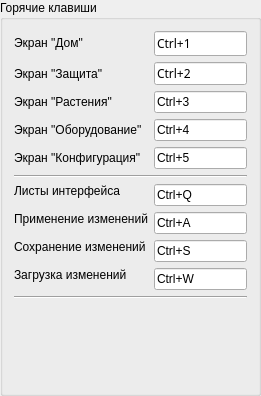
             <widget class="QGroupBox" name="box_CfgKeyboardSeqEdit">
              <property name="geometry">
               <rect>
                <x>290</x>
                <y>10</y>
                <width>261</width>
                <height>396</height>
               </rect>
              </property>
              <property name="title">
               <string>Горячие клавиши</string>
              </property>
              <layout class="QFormLayout" name="formLayout_2">
               <item row="0" column="0">
                <widget class="QLabel" name="lbl_ReadOnly17">
                 <property name="text">
                  <string>Экран &quot;Дом&quot;</string>
                 </property>
                </widget>
               </item>
               <item row="0" column="1">
                <widget class="QKeySequenceEdit" name="keySequenceEdit">
                 <property name="maximumSize">
                  <size>
                   <width>16777215</width>
                   <height>30</height>
                  </size>
                 </property>
                 <property name="font">
                  <font>
                   <family>Segoe UI Semilight</family>
                   <pointsize>9</pointsize>
                   <weight>50</weight>
                   <italic>false</italic>
                   <bold>false</bold>
                  </font>
                 </property>
                 <property name="keySequence">
                  <string>Ctrl+1</string>
                 </property>
                </widget>
               </item>
               <item row="1" column="0">
                <widget class="QLabel" name="lbl_ReadOnly18">
                 <property name="text">
                  <string>Экран &quot;Защита&quot;</string>
                 </property>
                </widget>
               </item>
               <item row="1" column="1">
                <widget class="QKeySequenceEdit" name="keySequenceEdit_2">
                 <property name="sizePolicy">
                  <sizepolicy hsizetype="Expanding" vsizetype="Maximum">
                   <horstretch>0</horstretch>
                   <verstretch>0</verstretch>
                  </sizepolicy>
                 </property>
                 <property name="maximumSize">
                  <size>
                   <width>16777215</width>
                   <height>23</height>
                  </size>
                 </property>
                 <property name="font">
                  <font>
                   <family>Segoe UI Semilight</family>
                   <pointsize>9</pointsize>
                   <weight>50</weight>
                   <italic>false</italic>
                   <bold>false</bold>
                  </font>
                 </property>
                 <property name="keySequence">
                  <string>Ctrl+2</string>
                 </property>
                </widget>
               </item>
               <item row="2" column="0">
                <widget class="QLabel" name="lbl_ReadOnly19">
                 <property name="sizePolicy">
                  <sizepolicy hsizetype="Preferred" vsizetype="Preferred">
                   <horstretch>0</horstretch>
                   <verstretch>0</verstretch>
                  </sizepolicy>
                 </property>
                 <property name="text">
                  <string>Экран &quot;Растения&quot;</string>
                 </property>
                </widget>
               </item>
               <item row="2" column="1">
                <widget class="QKeySequenceEdit" name="keySequenceEdit_3">
                 <property name="keySequence">
                  <string>Ctrl+3</string>
                 </property>
                </widget>
               </item>
               <item row="3" column="0">
                <widget class="QLabel" name="lbl_ReadOnly20">
                 <property name="text">
                  <string>Экран &quot;Оборудование&quot;</string>
                 </property>
                </widget>
               </item>
               <item row="3" column="1">
                <widget class="QKeySequenceEdit" name="keySequenceEdit_4">
                 <property name="keySequence">
                  <string>Ctrl+4</string>
                 </property>
                </widget>
               </item>
               <item row="4" column="0">
                <widget class="QLabel" name="lbl_ReadOnly21">
                 <property name="text">
                  <string>Экран &quot;Конфигурация&quot;</string>
                 </property>
                </widget>
               </item>
               <item row="4" column="1">
                <widget class="QKeySequenceEdit" name="keySequenceEdit_5">
                 <property name="keySequence">
                  <string>Ctrl+5</string>
                 </property>
                </widget>
               </item>
               <item row="6" column="0">
                <widget class="QLabel" name="lbl_ReadOnly22">
                 <property name="sizePolicy">
                  <sizepolicy hsizetype="Preferred" vsizetype="Maximum">
                   <horstretch>0</horstretch>
                   <verstretch>0</verstretch>
                  </sizepolicy>
                 </property>
                 <property name="text">
                  <string>Листы интерфейса</string>
                 </property>
                 <property name="wordWrap">
                  <bool>true</bool>
                 </property>
                </widget>
               </item>
               <item row="6" column="1">
                <widget class="QKeySequenceEdit" name="keySequenceEdit_6">
                 <property name="keySequence">
                  <string>Ctrl+Q</string>
                 </property>
                </widget>
               </item>
               <item row="7" column="0">
                <widget class="QLabel" name="lbl_ReadOnly23">
                 <property name="sizePolicy">
                  <sizepolicy hsizetype="Preferred" vsizetype="Maximum">
                   <horstretch>0</horstretch>
                   <verstretch>0</verstretch>
                  </sizepolicy>
                 </property>
                 <property name="text">
                  <string>Применение изменений</string>
                 </property>
                </widget>
               </item>
               <item row="7" column="1">
                <widget class="QKeySequenceEdit" name="keySequenceEdit_7">
                 <property name="keySequence">
                  <string>Ctrl+A</string>
                 </property>
                </widget>
               </item>
               <item row="8" column="0">
                <widget class="QLabel" name="lbl_ReadOnly24">
                 <property name="sizePolicy">
                  <sizepolicy hsizetype="Preferred" vsizetype="Maximum">
                   <horstretch>0</horstretch>
                   <verstretch>0</verstretch>
                  </sizepolicy>
                 </property>
                 <property name="text">
                  <string>Сохранение изменений</string>
                 </property>
                </widget>
               </item>
               <item row="8" column="1">
                <widget class="QKeySequenceEdit" name="keySequenceEdit_8">
                 <property name="keySequence">
                  <string>Ctrl+S</string>
                 </property>
                </widget>
               </item>
               <item row="9" column="0">
                <widget class="QLabel" name="lbl_ReadOnly25">
                 <property name="sizePolicy">
                  <sizepolicy hsizetype="Preferred" vsizetype="Maximum">
                   <horstretch>0</horstretch>
                   <verstretch>0</verstretch>
                  </sizepolicy>
                 </property>
                 <property name="text">
                  <string>Загрузка изменений</string>
                 </property>
                </widget>
               </item>
               <item row="9" column="1">
                <widget class="QKeySequenceEdit" name="keySequenceEdit_9">
                 <property name="keySequence">
                  <string>Ctrl+W</string>
                 </property>
                </widget>
               </item>
               <item row="5" column="0" colspan="2">
                <widget class="Line" name="line_2">
                 <property name="sizePolicy">
                  <sizepolicy hsizetype="Expanding" vsizetype="Fixed">
                   <horstretch>0</horstretch>
                   <verstretch>0</verstretch>
                  </sizepolicy>
                 </property>
                 <property name="orientation">
                  <enum>Qt::Horizontal</enum>
                 </property>
                </widget>
               </item>
               <item row="10" column="0" colspan="2">
                <widget class="Line" name="line">
                 <property name="orientation">
                  <enum>Qt::Horizontal</enum>
                 </property>
                </widget>
               </item>
              </layout>
             </widget>
